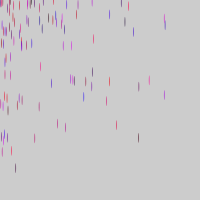
Frame 1 (no input)
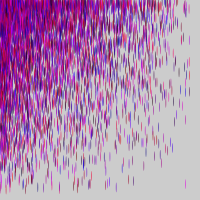
Frame 60 (the mouse pressed at the canvas centre just before this capture)
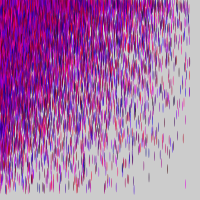
Frame 120 (the mouse held since frame 60 and released just before this capture)

The Processing sketch that drew these frames (run headless with seeded random() and noise(); from frame 60 on, the mouse is pressed at the canvas centre):

// Processing sketch: processing_13646
// ── processing_13646.pde

void setup() {
  size(200,200);
}

void draw() {
  for(int y=10; y<=200; y=y+20){
    for(int x=10; x<=200; x=x+20)
    {
    noStroke();
    fill(random(255), random(0), random(255));
    ellipse(random(x),random(y),sin(10),10);
    }
  }
}

              
                				
